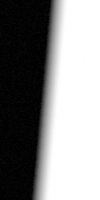
#> input picture lab_1/1.png, 100 x 200 px; the run also reads 1 picture not shown here
$ jupyter execute lab_1.ipynb
#> lines starting #> are read from the running program, lines starting #| are printed output that depends on the picture
[cell 1]
import cv2
import numpy as np
from matplotlib import pyplot as plt
from skimage import io, color, transform
import matplotlib.ticker as tic

[cell 2]
image1 = io.imread('1.png')
#> image1 is the input picture: shape (200, 100); min 0, max 255, mean 136.1
image2 = io.imread('2.png')
image3 = io.imread('3.png')
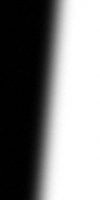
#> input picture lab_1/3.png, 100 x 200 px
#> image3 is the input picture: shape (200, 100); min 0, max 255, mean 128.8
image_cam = io.imread('cam.png')
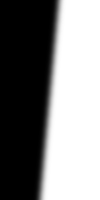
#> input picture lab_1/cam.png, 100 x 200 px
#> image_cam is the input picture: shape (200, 100); min 0, max 255, mean 128.4
image_cam_lens = io.imread('cam-lens.png')
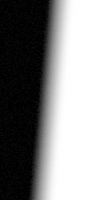
#> input picture lab_1/cam-lens.png, 100 x 200 px
#> image_cam_lens is the input picture: shape (200, 100); min 0, max 255, mean 134.1
images = [image1, image2, image3, image_cam, image_cam_lens]
names = ['1', '2', '3', 'cam', 'cam_lens']

[cell 3]
# Выравнивание изображения для получения нормали
def rotate_image(img):
    img = transform.rotate(img, 5.3, preserve_range=True)
    row = img[len(img)//2] / 255
#> row = 100 values, max 1 at index 65, min 0 at index 18, mean 0.534
    image = np.full(img.shape, row)
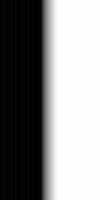
#> image: shape (200, 100) float64; min 0, max 1, mean 0.534
    return image

[cell 4]
edges = [rotate_image(img) for img in images]
#> in rotate_image (call 3), `img = transform.rotate(img, 5.3, preserve_range=True)`:
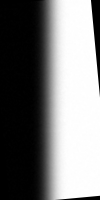
#> img: shape (200, 100) float64; min 0, max 255, mean 121.9
#> in rotate_image (call 3), `row = img[len(img)//2] / 255`: row = 100 values, max 1 at index 73, min 0.000209 at index 12, mean 0.505
#> in rotate_image (call 4), `img = transform.rotate(img, 5.3, preserve_range=True)`:
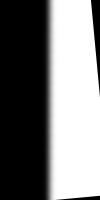
#> img: shape (200, 100) float64; min 0, max 255, mean 121.6
#> in rotate_image (call 4), `row = img[len(img)//2] / 255`: row = 100 values from 0 to 1
#> in rotate_image (call 5), `img = transform.rotate(img, 5.3, preserve_range=True)`:
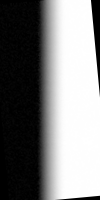
#> img: shape (200, 100) float64; min 0, max 255, mean 127.2
#> in rotate_image (call 5), `row = img[len(img)//2] / 255`: row = 100 values, max 1 at index 69, min 6.83e-05 at index 34, mean 0.526
#> in rotate_image (call 5), `image = np.full(img.shape, row)`:
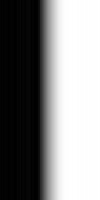
#> image: shape (200, 100) float64; min 6.83e-05, max 1, mean 0.526
#> edges = 5 items

[cell 5]
# Функция размытия края полуплоскости
# Построение графика функции размытия полуплоскости
def plot_ESF(img, add_to_title = ""):
    y = np.mean(img, axis=0)
    x = np.arange(len(y))

    fig, ax = plt.subplots()
    ax.plot(x, y, linewidth = 3)

    #Устанавливаем интервал основных делений:
    ax.xaxis.set_major_locator(tic.MultipleLocator(10))
    ax.yaxis.set_major_locator(tic.MultipleLocator(0.5))

    fig.set_figwidth(6)
    fig.set_figheight(4)
    plt.title("Размытие края полуплоскости " + add_to_title, fontsize=16)
    plt.grid()
    plt.plot(color='red')
    plt.show()

[cell 6]
for i in range(len(edges)):
  plot_ESF(edges[i], names[i])
#> this loop made 5 passes

[cell 7]
# Функция размытия линии
# Построение графика функции размытия линии
def plot_LSF (img, add_to_title = ""):
    y = np.mean(img, axis=0)
    x = np.arange(len(y))

    y1 = np.gradient(y)
    y1 /= max(y1)   # Нормирование графика

    fig, ax = plt.subplots()
    ax.plot(x, y1, linewidth = 3)

    #Устанавливаем интервал основных делений:
    ax.xaxis.set_major_locator(tic.MultipleLocator(10))
    ax.yaxis.set_major_locator(tic.MultipleLocator(0.2))

    fig.set_figwidth(6)
    fig.set_figheight(4)
    plt.title("Функция размытия линии " + add_to_title, fontsize=16)
    plt.grid()
    plt.show()

[cell 8]
for i in range(len(images)):
  plot_LSF(images[i], names[i])

[cell 9]
#Функция передачи модуляции
#  Построение графика функции передачи модуляции
def plot_MTF(img, add_to_title = ""):
    y = np.mean(img, axis=0)
    x = np.arange(len(y))

    y1 = np.gradient(y)
    y1 = np.fft.fft(y1)    # Дискретное фурье преобразование

    fig, ax = plt.subplots()
    ax.plot(x[:len(x)//10], np.abs(y1 / max(y1))[:len(x)//10], linewidth = 3)

    #Устанавливаем интервал основных делений:
    ax.xaxis.set_major_locator(tic.MultipleLocator(1))
    ax.yaxis.set_major_locator(tic.MultipleLocator(0.5))

    fig.set_figwidth(6)
    fig.set_figheight(4)
    plt.title("Функция передачи модуляции " + add_to_title, fontsize=16)
    plt.grid()
    plt.show()

[cell 10]
for i in range(len(images)):
  plot_MTF(images[i], names[i])
#> this loop made 5 passes
#> pass 1, in plot_MTF, `plt.show()`:
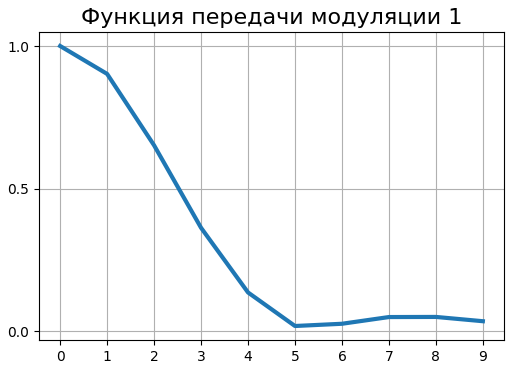
#> figure drawn by matplotlib, 1 panel; curve peaks at x = 0, y = 1

[cell 11]
#функция передачи модуляции объектива
def divide_fpm(img1, img2):
    y1 = np.mean(img1, axis=0)
#> y1 = 100 values, max 254.8 at index 93, min 2.79 at index 24, mean 134.1
    x1 = np.arange(len(y1))
#> x1 = 100 values from 0 to 99
    y11 = np.gradient(y1)
#> y11 = 100 values, max 11.46 at index 48, min -0.32 at index 17, mean 2.52
    y11 = np.fft.fft(y11)

    y2 = np.mean(img2, axis=0)
#> y2 = 100 values from 0 to 255
    x2 = np.arange(len(y2))
#> x2 = 100 values from 0 to 99
    y12 = np.gradient(y2)
#> y12 = 100 values, max 13.51 at index 50, min 0 at index 0, mean 2.55
    y12 = np.fft.fft(y12)

    fig, ax = plt.subplots()

    signal1=np.abs(y11 / max(y11))[:len(x1)//10]
#> signal1 = [1, 0.861, 0.539, 0.228, 0.0637, 0.0113, 0.0241, 0.0307, 0.0146, 0.00802]
    signal2=np.abs(y12 / max(y12))[:len(x2)//10]
#> signal2 = [1, 0.926, 0.728, 0.468, 0.22, 0.0372, 0.0597, 0.0832, 0.064, 0.0326]
    ax.plot(x1[:len(x1)//10], np.divide(signal1, signal2), linewidth = 3)
    # print(np.abs(y1 / max(y1))[:len(x)//10])
    #Устанавливаем интервал основных делений:
    ax.xaxis.set_major_locator(tic.MultipleLocator(1))
    ax.yaxis.set_major_locator(tic.MultipleLocator(0.5))

    fig.set_figwidth(6)
    fig.set_figheight(4)
    plt.title("ФПМ объектива", fontsize=16)
    plt.grid()
    plt.show()
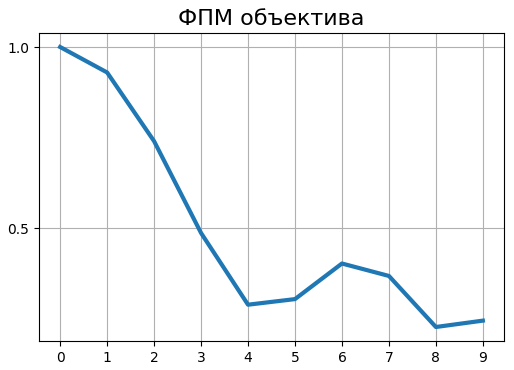
#> figure drawn by matplotlib, 1 panel; curve peaks at x = 0, y = 1

divide_fpm(image_cam_lens, image_cam)

[cell 12]
def divide_fpm(img1, img2, add_to_title = ""):
#> called with add_to_title = 'ФПМ объектива'
    y1 = np.mean(img1, axis=0)
    x1 = np.arange(len(y1))
#> x1 = 100 values from 0 to 99
    y11 = np.gradient(y1)
    y11 = np.fft.fft(y11)

    y2 = np.mean(img2, axis=0)
#> y2 = 100 values from 0 to 255
    x2 = np.arange(len(y2))
#> x2 = 100 values from 0 to 99
    y12 = np.gradient(y2)
    y12 = np.fft.fft(y12)

    fig, ax = plt.subplots()

    shrek1=np.abs(y11 / max(y11))[:len(x1)//10]
#> shrek1 has the same summary as signal1
    shrek2=np.abs(y12 / max(y12))[:len(x2)//10]
#> shrek2 has the same summary as signal2
    ax.plot(x1[:len(x1)//10], np.divide(shrek1, shrek2), linewidth = 3)
    # print(np.abs(y1 / max(y1))[:len(x)//10])
    #Устанавливаем интервал основных делений:
    ax.xaxis.set_major_locator(tic.MultipleLocator(1))
    ax.yaxis.set_major_locator(tic.MultipleLocator(0.5))

    fig.set_figwidth(6)
    fig.set_figheight(4)
    plt.title(add_to_title, fontsize=16)
    plt.grid()
    plt.show()

divide_fpm(image_cam_lens, image_cam, "ФПМ объектива")
